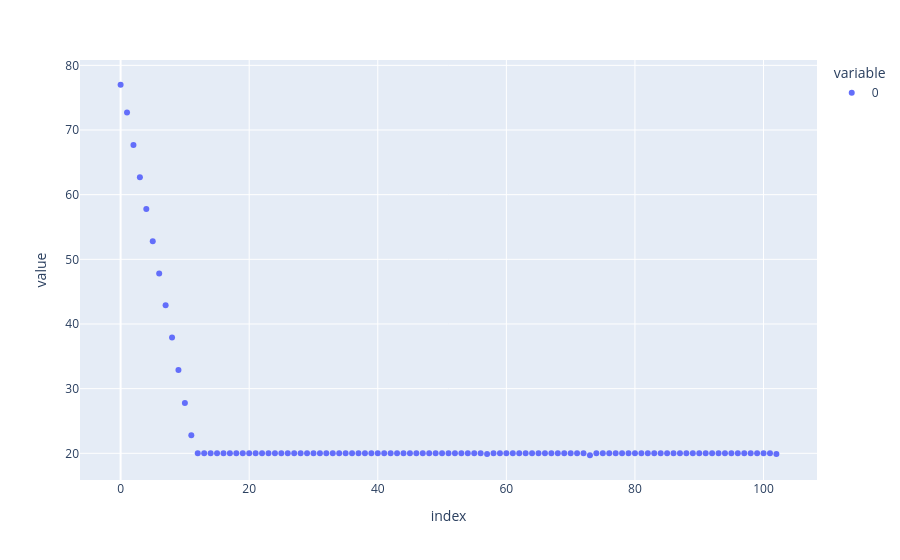

Here is the notebook cell this chart was saved with:
### Markdown cell above
# Analysis

### Code cell
path = r'E:/PEG_PCL/March_2025/Water/Bottlebrush_PCL_PEG_PCL_PEG_20perc_20C_cryst_bis'

Exp = BM26_experiment(path)
plt.figure(figsize=(5,5))
px.scatter(Exp.get_T_profile())

### Figure 1 — Plotly figure (JSON) as saved in the notebook; plotly's stock layout.template omitted (floating-point values rounded to 4 significant figures)
{"data": [{"hovertemplate": "variable=0<br>index=%{x}<br>value=%{y}<extra></extra>", "legendgroup": "0", "marker": {"color": "#636efa", "symbol": "circle"}, "mode": "markers", "name": "0", "orientation": "v", "showlegend": true, "type": "scatter", "x": [0, 1, 2, 3, 4, 5, 6, 7, 8, 9, 10, 11, 12, 13, 14, 15, 16, 17, 18, 19, 20, 21, 22, 23, 24, 25, 26, 27, 28, 29, 30, 31, 32, 33, 34, 35, 36, 37, 38, 39, 40, 41, 42, 43, 44, 45, 46, 47, 48, 49, 50, 51, 52, 53, 54, 55, 56, 57, 58, 59, 60, 61, 62, 63, 64, 65, 66, 67, 68, 69, 70, 71, 72, 73, 74, 75, 76, 77, 78, 79, 80, 81, 82, 83, 84, 85, 86, 87, 88, 89, 90, 91, 92, 93, 94, 95, 96, 97, 98, 99, 100, 101, 102], "xaxis": "x", "y": [77.0, 72.7, 67.7, 62.7, 57.8, 52.8, 47.8, 42.9, 37.9, 32.9, 27.8, 22.8, 20.0, 20.0, 20.0, 20.0, 20.0, 20.0, 20.0, 20.0, 20.0, 20.0, 20.0, 20.0, 20.0, 20.0, 20.0, 20.0, 20.0, 20.0, 20.0, 20.0, 20.0, 20.0, 20.0, 20.0, 20.0, 20.0, 20.0, 20.0, 20.0, 20.0, 20.0, 20.0, 20.0, 20.0, 20.0, 20.0, 20.0, 20.0, 20.0, 20.0, 20.0, 20.0, 20.0, 20.0, 20.0, 19.9, 20.0, 20.0, 20.0, 20.0, 20.0, 20.0, 20.0, 20.0, 20.0, 20.0, 20.0, 20.0, 20.0, 20.0, 20.0, 19.7, 20.0, 20.0, 20.0, 20.0, 20.0, 20.0, 20.0, 20.0, 20.0, 20.0, 20.0, 20.0, 20.0, 20.0, 20.0, 20.0, 20.0, 20.0, 20.0, 20.0, 20.0, 20.0, 20.0, 20.0, 20.0, 20.0, 20.0, 20.0, 19.9], "yaxis": "y"}], "layout": {"legend": {"title": {"text": "variable"}, "tracegroupgap": 0}, "margin": {"t": 60}, "xaxis": {"anchor": "y", "domain": [0, 1], "title": {"text": "index"}}, "yaxis": {"anchor": "x", "domain": [0, 1], "title": {"text": "value"}}}}
